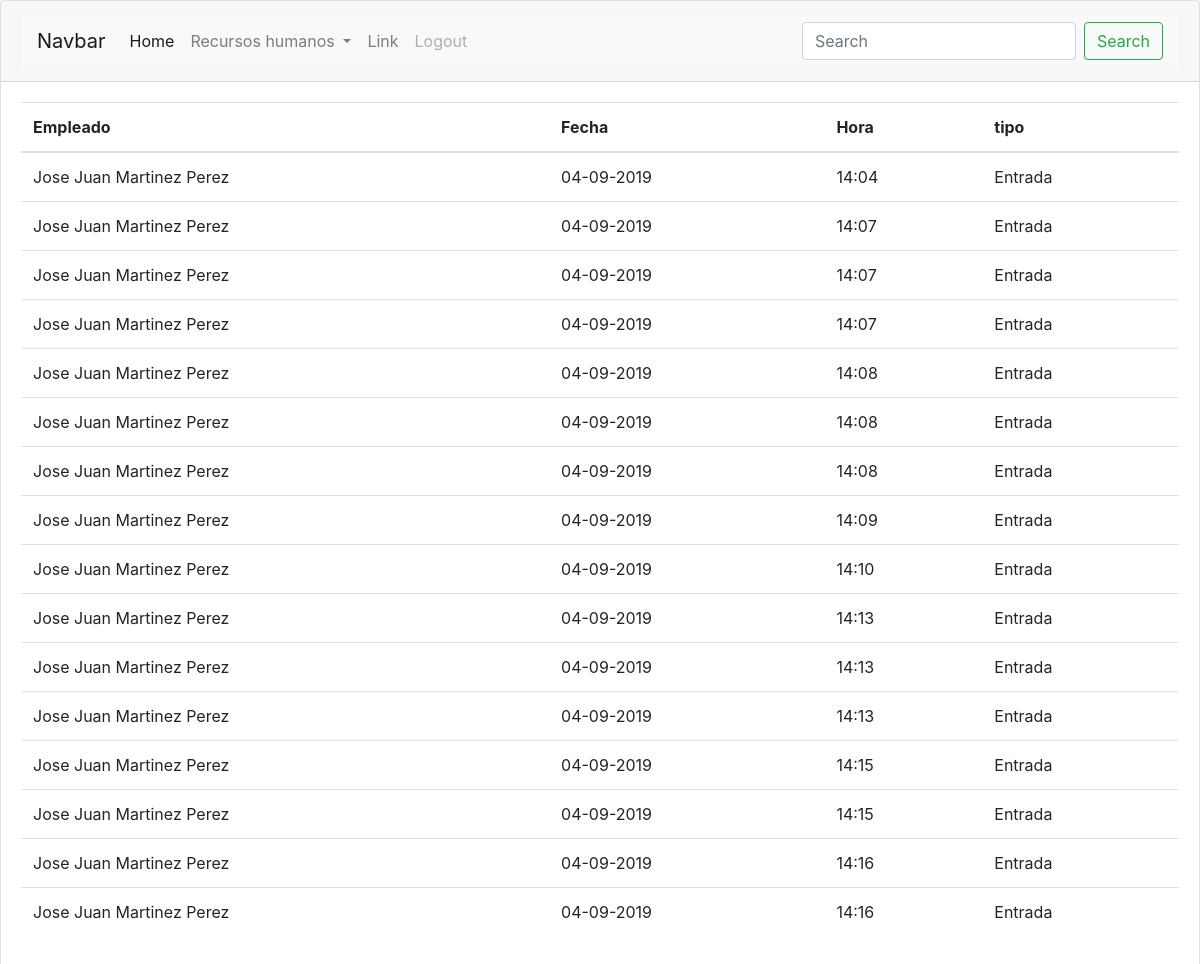
The page /RH/asistencias (signed in) on the database as committed earlier.
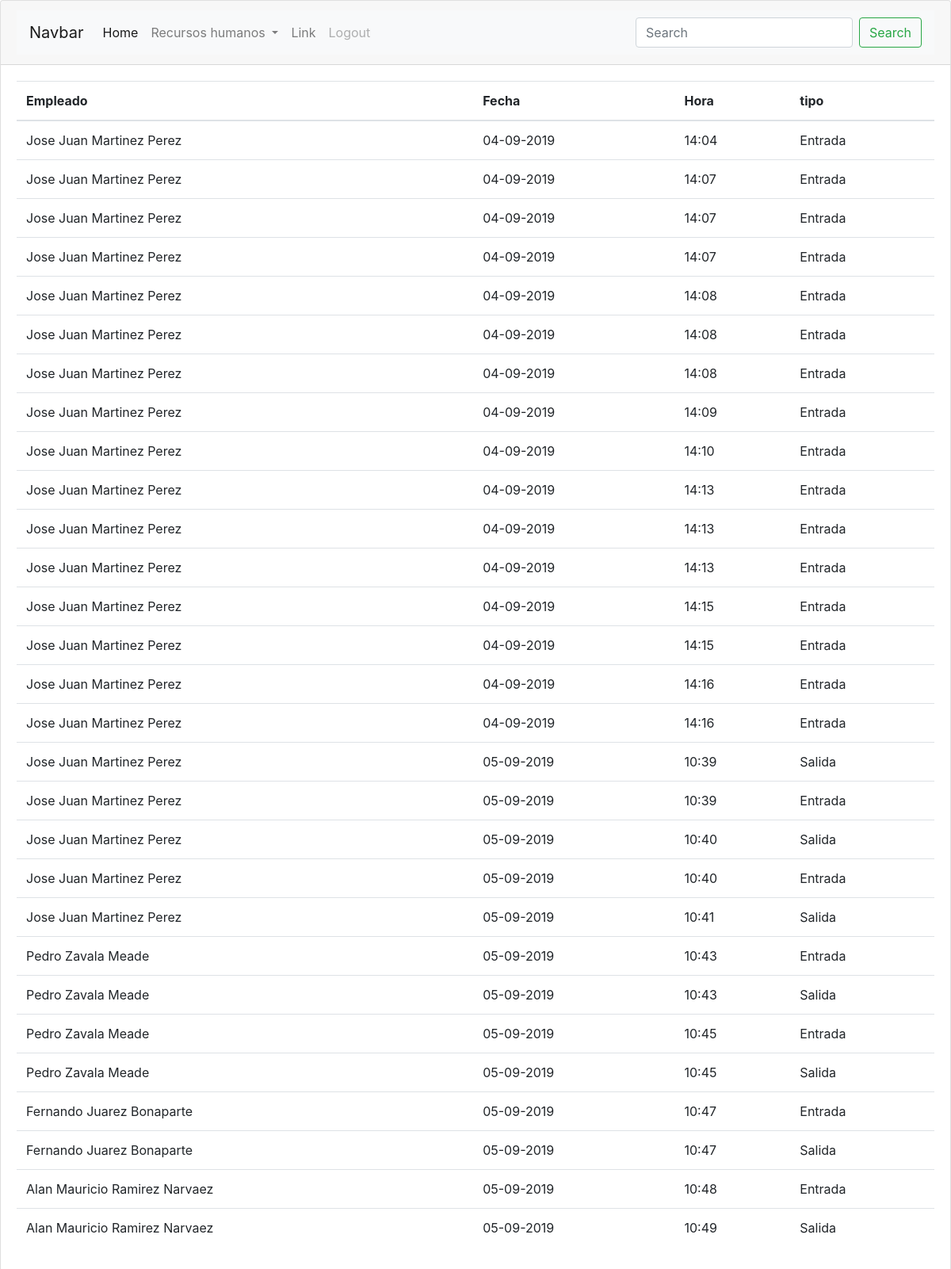
The same page on the database as committed later.
### RH/models.py (models this page shows)
class Asistencia(models.Model):
	fecha=models.DateTimeField(default=timezone.now)
	tipo=models.CharField(max_length=1)
	empleado=models.ForeignKey(Empleado,on_delete=models.CASCADE)

class Empleado(models.Model):
	nombre=models.CharField(max_length=120)
	apellido_paterno=models.CharField(max_length=120)
	apellido_materno=models.CharField(max_length=120,blank=True,null=True)
	fecha_de_nacimiento=models.DateTimeField(blank=True,null=True)
	fecha_de_alta=models.DateTimeField(default=timezone.now)
	rol=models.ForeignKey(Rol,on_delete=models.CASCADE)
	usuario=models.OneToOneField('auth.User',on_delete=models.CASCADE)

### RH/views.py (the view)
# urls.py: path('asistencias',views.asistencias_index,name='asis_index'),
@login_required
def asistencias_index(request):
	asis=Asistencia.objects.all()
	return render(request,'RH/asistencias_index.html',{'asistencias':asis})

### RH/templates/RH/asistencias_index.html (shortened to what this page needs)
{%extends 'base.html'%}
{%block content%}
	<table class="table">
	  <thead>
	    <tr>
	      <th scope="col">Empleado</th>
	      <th scope="col">Fecha</th>
	      <th scope="col">Hora</th>
	      <th scope="col">tipo</th>
	    </tr>
	  </thead>
	  <tbody>
	  	{% for asis in asistencias %}
		    <tr>
		      <td>{{asis.empleado.nombre}} {{asis.empleado.apellido_paterno}} {{asis.empleado.apellido_materno}}</td>
		      <td>{{asis.fecha|date:'d-m-Y'}}</td>
		      <td>{{asis.fecha|date:'G:i'}}</td>
		      <td>
		      	{%ifequal asis.tipo 'e'%}
		      		Entrada
		      	{%else%}
		      		Salida
		      	{%endifequal%}
		    </tr>
		{% endfor %}
	  </tbody>
	</table>
{%endblock content%}

### templates/base.html (shortened to what this page needs)
<!DOCTYPE html>
<html>
<head>
	<link rel="stylesheet" href="https://maxcdn.bootstrapcdn.com/bootstrap/4.0.0/css/bootstrap.min.css">
	<link rel="stylesheet" href="https://use.fontawesome.com/releases/v5.6.1/css/all.css"
>
    <link rel="stylesheet" type="text/css" href="https://cdn.datatables.net/1.10.19/css/jquery.dataTables.min.css">
</head>
<body>
	<div class="card">
		<div class="card-header">
			{% include "nav.html" %}
		</div>
		<div class="card-body">
			{% block content %}
			{% endblock content %}
		</div>
	</div>
	{% load sweetify %}
</body>
</html>

### templates/nav.html (shortened to what this page needs)
<nav class="navbar navbar-expand-lg navbar-light bg-light">
  <a class="navbar-brand" href="#">Navbar</a>
  <div class="collapse navbar-collapse" id="navbarSupportedContent">
    <ul class="navbar-nav mr-auto">
      <li class="nav-item active">
        <a class="nav-link" href="{% url 'home' %}">Home </a>
      </li>
       <li class="nav-item dropdown">
        <a class="nav-link dropdown-toggle" href="#" id="navbarDropdown" role="button" data-toggle="dropdown" aria-haspopup="true" aria-expanded="false">
          Recursos humanos
        </a>
      </li>
      <li class="nav-item">
        <a class="nav-link" href="#">Link</a>
      </li>
      <li class="nav-item">
        <a class="nav-link disabled" href="{%url 'salir' %}">Logout</a>
      </li>
    </ul>
    <form class="form-inline my-2 my-lg-0">
      <input class="form-control mr-sm-2" type="search" placeholder="Search" aria-label="Search">
      <button class="btn btn-outline-success my-2 my-sm-0" type="submit">Search</button>
    </form>
  </div>
</nav>

Rows that differ between the two databases and show on the page:
added Asistencia: empleado.nombre "Jose Juan", empleado.apellido_paterno "Martinez", empleado.apellido_materno "Perez", fecha "05-09-2019", fecha "10:39"
added Asistencia: empleado.nombre "Jose Juan", empleado.apellido_paterno "Martinez", empleado.apellido_materno "Perez", fecha "05-09-2019", fecha "10:39"
added Asistencia: empleado.nombre "Jose Juan", empleado.apellido_paterno "Martinez", empleado.apellido_materno "Perez", fecha "05-09-2019", fecha "10:40"
added Asistencia: empleado.nombre "Jose Juan", empleado.apellido_paterno "Martinez", empleado.apellido_materno "Perez", fecha "05-09-2019", fecha "10:40"
added Asistencia: empleado.nombre "Jose Juan", empleado.apellido_paterno "Martinez", empleado.apellido_materno "Perez", fecha "05-09-2019", fecha "10:41"
added Asistencia: empleado.nombre "Pedro", empleado.apellido_paterno "Zavala", empleado.apellido_materno "Meade", fecha "05-09-2019", fecha "10:43"
added Asistencia: empleado.nombre "Pedro", empleado.apellido_paterno "Zavala", empleado.apellido_materno "Meade", fecha "05-09-2019", fecha "10:43"
added Asistencia: empleado.nombre "Pedro", empleado.apellido_paterno "Zavala", empleado.apellido_materno "Meade", fecha "05-09-2019", fecha "10:45"
added Asistencia: empleado.nombre "Pedro", empleado.apellido_paterno "Zavala", empleado.apellido_materno "Meade", fecha "05-09-2019", fecha "10:45"
added Asistencia: empleado.nombre "Fernando", empleado.apellido_paterno "Juarez", empleado.apellido_materno "Bonaparte", fecha "05-09-2019", fecha "10:47"
added Asistencia: empleado.nombre "Fernando", empleado.apellido_paterno "Juarez", empleado.apellido_materno "Bonaparte", fecha "05-09-2019", fecha "10:47"
added Asistencia: empleado.nombre "Alan Mauricio", empleado.apellido_paterno "Ramirez", empleado.apellido_materno "Narvaez", fecha "05-09-2019", fecha "10:48"
added Asistencia: empleado.nombre "Alan Mauricio", empleado.apellido_paterno "Ramirez", empleado.apellido_materno "Narvaez", fecha "05-09-2019", fecha "10:49"
